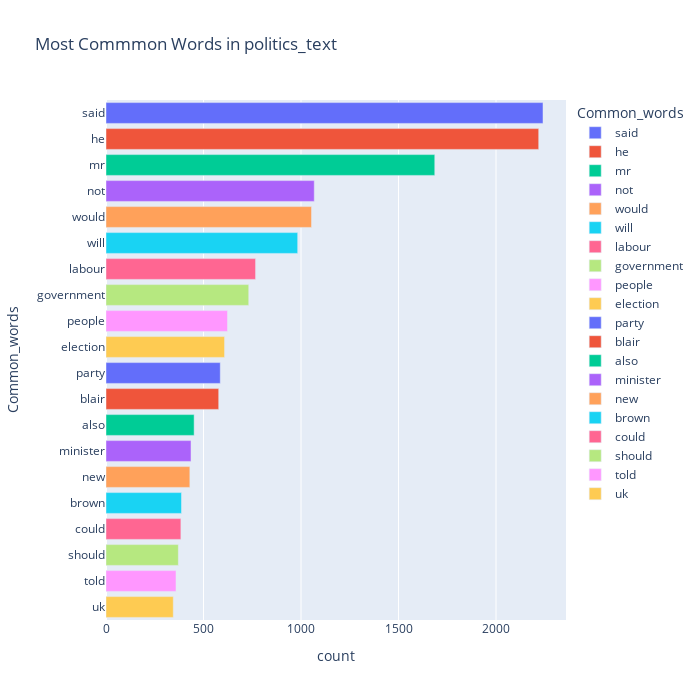

This figure's notebook cell:
### Code cell
top = Counter([item for sublist in politics_text['short_word'] for item in sublist])
temp_positive = pd.DataFrame(top.most_common(20))
temp_positive.columns = ['Common_words','count']
fig = px.bar(temp_positive, x="count", y="Common_words", title='Most Commmon Words in politics_text', orientation='h', 
             width=700, height=700,color='Common_words')
fig.show()

### Figure 1 — Plotly figure (JSON) as saved in the notebook; plotly's stock layout.template omitted (floating-point values rounded to 4 significant figures)
{"data": [{"alignmentgroup": "True", "hovertemplate": "Common_words=%{y}<br>count=%{x}<extra></extra>", "legendgroup": "said", "marker": {"color": "#636efa", "pattern": {"shape": ""}}, "name": "said", "offsetgroup": "said", "orientation": "h", "showlegend": true, "textposition": "auto", "type": "bar", "x": [2241], "xaxis": "x", "y": ["said"], "yaxis": "y"}, {"alignmentgroup": "True", "hovertemplate": "Common_words=%{y}<br>count=%{x}<extra></extra>", "legendgroup": "he", "marker": {"color": "#EF553B", "pattern": {"shape": ""}}, "name": "he", "offsetgroup": "he", "orientation": "h", "showlegend": true, "textposition": "auto", "type": "bar", "x": [2219], "xaxis": "x", "y": ["he"], "yaxis": "y"}, {"alignmentgroup": "True", "hovertemplate": "Common_words=%{y}<br>count=%{x}<extra></extra>", "legendgroup": "mr", "marker": {"color": "#00cc96", "pattern": {"shape": ""}}, "name": "mr", "offsetgroup": "mr", "orientation": "h", "showlegend": true, "textposition": "auto", "type": "bar", "x": [1686], "xaxis": "x", "y": ["mr"], "yaxis": "y"}, {"alignmentgroup": "True", "hovertemplate": "Common_words=%{y}<br>count=%{x}<extra></extra>", "legendgroup": "not", "marker": {"color": "#ab63fa", "pattern": {"shape": ""}}, "name": "not", "offsetgroup": "not", "orientation": "h", "showlegend": true, "textposition": "auto", "type": "bar", "x": [1068], "xaxis": "x", "y": ["not"], "yaxis": "y"}, {"alignmentgroup": "True", "hovertemplate": "Common_words=%{y}<br>count=%{x}<extra></extra>", "legendgroup": "would", "marker": {"color": "#FFA15A", "pattern": {"shape": ""}}, "name": "would", "offsetgroup": "would", "orientation": "h", "showlegend": true, "textposition": "auto", "type": "bar", "x": [1054], "xaxis": "x", "y": ["would"], "yaxis": "y"}, {"alignmentgroup": "True", "hovertemplate": "Common_words=%{y}<br>count=%{x}<extra></extra>", "legendgroup": "will", "marker": {"color": "#19d3f3", "pattern": {"shape": ""}}, "name": "will", "offsetgroup": "will", "orientation": "h", "showlegend": true, "textposition": "auto", "type": "bar", "x": [983], "xaxis": "x", "y": ["will"], "yaxis": "y"}, {"alignmentgroup": "True", "hovertemplate": "Common_words=%{y}<br>count=%{x}<extra></extra>", "legendgroup": "labour", "marker": {"color": "#FF6692", "pattern": {"shape": ""}}, "name": "labour", "offsetgroup": "labour", "orientation": "h", "showlegend": true, "textposition": "auto", "type": "bar", "x": [767], "xaxis": "x", "y": ["labour"], "yaxis": "y"}, {"alignmentgroup": "True", "hovertemplate": "Common_words=%{y}<br>count=%{x}<extra></extra>", "legendgroup": "government", "marker": {"color": "#B6E880", "pattern": {"shape": ""}}, "name": "government", "offsetgroup": "government", "orientation": "h", "showlegend": true, "textposition": "auto", "type": "bar", "x": [732], "xaxis": "x", "y": ["government"], "yaxis": "y"}, {"alignmentgroup": "True", "hovertemplate": "Common_words=%{y}<br>count=%{x}<extra></extra>", "legendgroup": "people", "marker": {"color": "#FF97FF", "pattern": {"shape": ""}}, "name": "people", "offsetgroup": "people", "orientation": "h", "showlegend": true, "textposition": "auto", "type": "bar", "x": [623], "xaxis": "x", "y": ["people"], "yaxis": "y"}, {"alignmentgroup": "True", "hovertemplate": "Common_words=%{y}<br>count=%{x}<extra></extra>", "legendgroup": "election", "marker": {"color": "#FECB52", "pattern": {"shape": ""}}, "name": "election", "offsetgroup": "election", "orientation": "h", "showlegend": true, "textposition": "auto", "type": "bar", "x": [608], "xaxis": "x", "y": ["election"], "yaxis": "y"}, {"alignmentgroup": "True", "hovertemplate": "Common_words=%{y}<br>count=%{x}<extra></extra>", "legendgroup": "party", "marker": {"color": "#636efa", "pattern": {"shape": ""}}, "name": "party", "offsetgroup": "party", "orientation": "h", "showlegend": true, "textposition": "auto", "type": "bar", "x": [586], "xaxis": "x", "y": ["party"], "yaxis": "y"}, {"alignmentgroup": "True", "hovertemplate": "Common_words=%{y}<br>count=%{x}<extra></extra>", "legendgroup": "blair", "marker": {"color": "#EF553B", "pattern": {"shape": ""}}, "name": "blair", "offsetgroup": "blair", "orientation": "h", "showlegend": true, "textposition": "auto", "type": "bar", "x": [578], "xaxis": "x", "y": ["blair"], "yaxis": "y"}, {"alignmentgroup": "True", "hovertemplate": "Common_words=%{y}<br>count=%{x}<extra></extra>", "legendgroup": "also", "marker": {"color": "#00cc96", "pattern": {"shape": ""}}, "name": "also", "offsetgroup": "also", "orientation": "h", "showlegend": true, "textposition": "auto", "type": "bar", "x": [452], "xaxis": "x", "y": ["also"], "yaxis": "y"}, {"alignmentgroup": "True", "hovertemplate": "Common_words=%{y}<br>count=%{x}<extra></extra>", "legendgroup": "minister", "marker": {"color": "#ab63fa", "pattern": {"shape": ""}}, "name": "minister", "offsetgroup": "minister", "orientation": "h", "showlegend": true, "textposition": "auto", "type": "bar", "x": [436], "xaxis": "x", "y": ["minister"], "yaxis": "y"}, {"alignmentgroup": "True", "hovertemplate": "Common_words=%{y}<br>count=%{x}<extra></extra>", "legendgroup": "new", "marker": {"color": "#FFA15A", "pattern": {"shape": ""}}, "name": "new", "offsetgroup": "new", "orientation": "h", "showlegend": true, "textposition": "auto", "type": "bar", "x": [430], "xaxis": "x", "y": ["new"], "yaxis": "y"}, {"alignmentgroup": "True", "hovertemplate": "Common_words=%{y}<br>count=%{x}<extra></extra>", "legendgroup": "brown", "marker": {"color": "#19d3f3", "pattern": {"shape": ""}}, "name": "brown", "offsetgroup": "brown", "orientation": "h", "showlegend": true, "textposition": "auto", "type": "bar", "x": [387], "xaxis": "x", "y": ["brown"], "yaxis": "y"}, {"alignmentgroup": "True", "hovertemplate": "Common_words=%{y}<br>count=%{x}<extra></extra>", "legendgroup": "could", "marker": {"color": "#FF6692", "pattern": {"shape": ""}}, "name": "could", "offsetgroup": "could", "orientation": "h", "showlegend": true, "textposition": "auto", "type": "bar", "x": [384], "xaxis": "x", "y": ["could"], "yaxis": "y"}, {"alignmentgroup": "True", "hovertemplate": "Common_words=%{y}<br>count=%{x}<extra></extra>", "legendgroup": "should", "marker": {"color": "#B6E880", "pattern": {"shape": ""}}, "name": "should", "offsetgroup": "should", "orientation": "h", "showlegend": true, "textposition": "auto", "type": "bar", "x": [371], "xaxis": "x", "y": ["should"], "yaxis": "y"}, {"alignmentgroup": "True", "hovertemplate": "Common_words=%{y}<br>count=%{x}<extra></extra>", "legendgroup": "told", "marker": {"color": "#FF97FF", "pattern": {"shape": ""}}, "name": "told", "offsetgroup": "told", "orientation": "h", "showlegend": true, "textposition": "auto", "type": "bar", "x": [359], "xaxis": "x", "y": ["told"], "yaxis": "y"}, {"alignmentgroup": "True", "hovertemplate": "Common_words=%{y}<br>count=%{x}<extra></extra>", "legendgroup": "uk", "marker": {"color": "#FECB52", "pattern": {"shape": ""}}, "name": "uk", "offsetgroup": "uk", "orientation": "h", "showlegend": true, "textposition": "auto", "type": "bar", "x": [345], "xaxis": "x", "y": ["uk"], "yaxis": "y"}], "layout": {"barmode": "relative", "height": 700, "legend": {"title": {"text": "Common_words"}, "tracegroupgap": 0}, "title": {"text": "Most Commmon Words in politics_text"}, "width": 700, "xaxis": {"anchor": "y", "domain": [0, 1], "title": {"text": "count"}}, "yaxis": {"anchor": "x", "categoryarray": ["uk", "told", "should", "could", "brown", "new", "minister", "also", "blair", "party", "election", "people", "government", "labour", "will", "would", "not", "mr", "he", "said"], "categoryorder": "array", "domain": [0, 1], "title": {"text": "Common_words"}}}}
